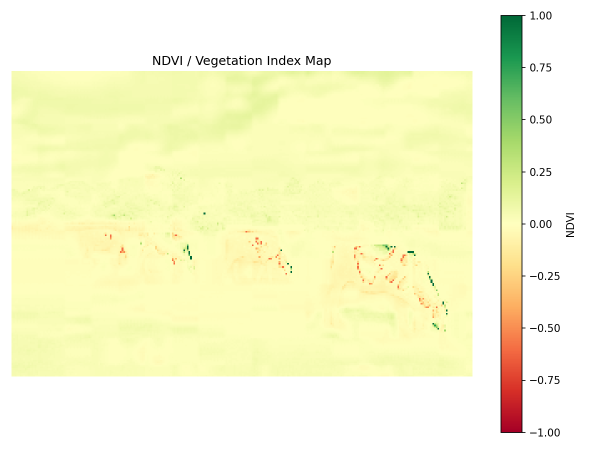
#> input picture outputs/ndvi_vegetation_index.png, 1200 x 900 px (shown at 1/2 size)
$ python ndvi_multispectral_demo.py --image ../outputs/ndvi_vegetation_index.png
#> lines starting #> are read from the running program, lines starting #| are printed output that depends on the picture; after the words box and inside, x2 and y2 are one past the last pixel; in counts of white or black regions, pixels touching at a corner belong together
import argparse
from pathlib import Path

import cv2
import matplotlib.pyplot as plt
import numpy as np
from PIL import Image


PROJECT_ROOT = Path(__file__).resolve().parents[1]
OUTPUT_DIR = PROJECT_ROOT / "outputs"
OUTPUT_DIR.mkdir(parents=True, exist_ok=True)


def load_rgb(image_path: str) -> np.ndarray:
    image = Image.open(image_path).convert("RGB")
    return np.array(image).astype(np.float32)


def load_nir(nir_path: str, target_shape: tuple) -> np.ndarray:
    """
    Load an optional NIR image as grayscale and resize it to RGB image size.
    """
    nir_image = Image.open(nir_path).convert("L")
    nir_array = np.array(nir_image).astype(np.float32)

    height, width = target_shape[:2]
    nir_resized = cv2.resize(nir_array, (width, height))
    return nir_resized


def estimate_pseudo_nir_from_rgb(rgb: np.ndarray) -> np.ndarray:
    """
    Estimate pseudo-NIR from RGB when real NIR is unavailable.

    This is not real NDVI. It is a portfolio demo to show the processing logic.
    Real NDVI requires a real NIR band.
    """
    red = rgb[:, :, 0]
    green = rgb[:, :, 1]
    blue = rgb[:, :, 2]

    pseudo_nir = (0.55 * green + 0.25 * red + 0.20 * blue)
    return pseudo_nir


def calculate_ndvi(red: np.ndarray, nir: np.ndarray) -> np.ndarray:
    """
    NDVI = (NIR - Red) / (NIR + Red)
    """
    denominator = nir + red
    denominator[denominator == 0] = 1e-6

    ndvi = (nir - red) / denominator
    ndvi = np.clip(ndvi, -1, 1)

    return ndvi


def classify_ndvi(ndvi: np.ndarray) -> dict:
    """
    Basic NDVI class percentages.
    """
    water_or_low = ndvi < 0.0
    bare_soil = (ndvi >= 0.0) & (ndvi < 0.2)
    sparse_vegetation = (ndvi >= 0.2) & (ndvi < 0.4)
    healthy_vegetation = ndvi >= 0.4

    total_pixels = ndvi.size

    return {
        "water_or_very_low_index_percentage": round(float(np.sum(water_or_low) / total_pixels * 100), 2),
        "bare_soil_or_low_vegetation_percentage": round(float(np.sum(bare_soil) / total_pixels * 100), 2),
        "sparse_vegetation_percentage": round(float(np.sum(sparse_vegetation) / total_pixels * 100), 2),
        "healthy_vegetation_percentage": round(float(np.sum(healthy_vegetation) / total_pixels * 100), 2),
        "mean_ndvi": round(float(np.mean(ndvi)), 4),
    }


def save_ndvi_visualization(ndvi: np.ndarray, output_path: Path) -> None:
    plt.figure(figsize=(8, 6))
    plt.imshow(ndvi, cmap="RdYlGn", vmin=-1, vmax=1)
    plt.colorbar(label="NDVI")
    plt.title("NDVI / Vegetation Index Map")
    plt.axis("off")
    plt.tight_layout()
    plt.savefig(output_path, dpi=150)
    plt.close()


def main():
    parser = argparse.ArgumentParser(description="NDVI / multispectral vegetation index demo.")
    parser.add_argument("--image", required=True, help="Path to RGB image.")
    parser.add_argument("--nir", required=False, help="Optional path to NIR band image.")
    args = parser.parse_args()

    rgb = load_rgb(args.image)
    red = rgb[:, :, 0]

    if args.nir:
        nir = load_nir(args.nir, rgb.shape)
        mode = "real_nir_band"
    else:
        nir = estimate_pseudo_nir_from_rgb(rgb)
#> in estimate_pseudo_nir_from_rgb, `blue = rgb[:, :, 2]`:
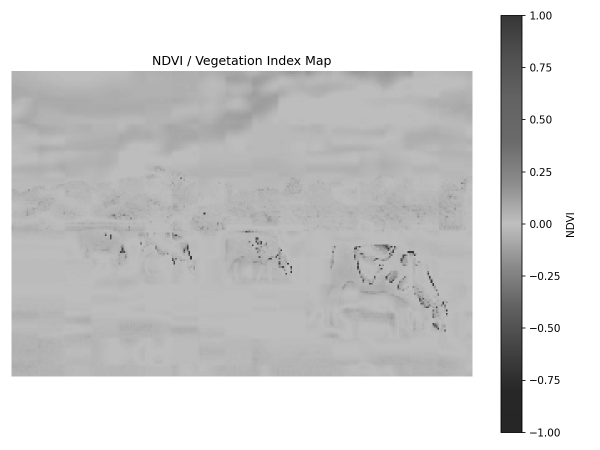
#> blue: shape (900, 1200) float32 (shown at 1/2 size); min 0, max 255, mean 210.4
        mode = "pseudo_nir_from_rgb_demo"

    ndvi = calculate_ndvi(red=red, nir=nir)
#> in calculate_ndvi, `denominator[denominator == 0] = 1e-6`:
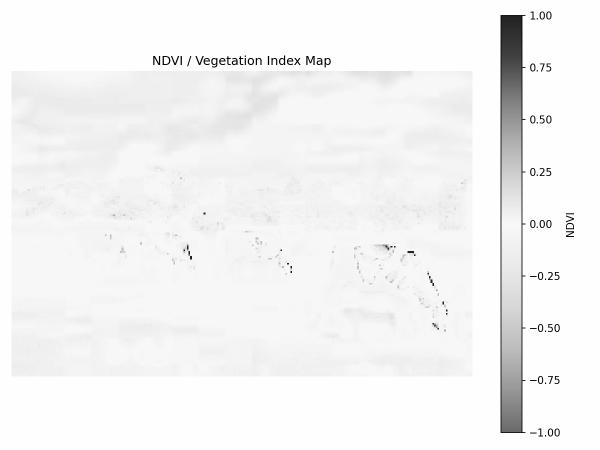
#> denominator: shape (900, 1200) float32 (shown at 1/2 size); min 1e-06, max 510, mean 489; drawn with min black and max white
#> in calculate_ndvi, `ndvi = (nir - red) / denominator`:
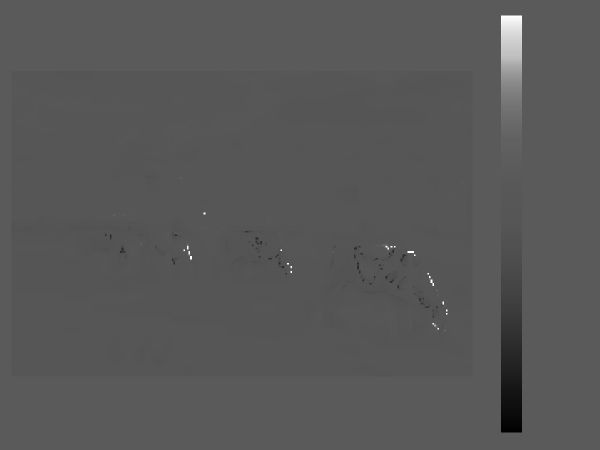
#> ndvi: shape (900, 1200) float32 (shown at 1/2 size); min -0.547, max 1, mean -0.0131; drawn with min black and max white
    indicators = classify_ndvi(ndvi)
#> in classify_ndvi, `water_or_low = ndvi < 0.0`:
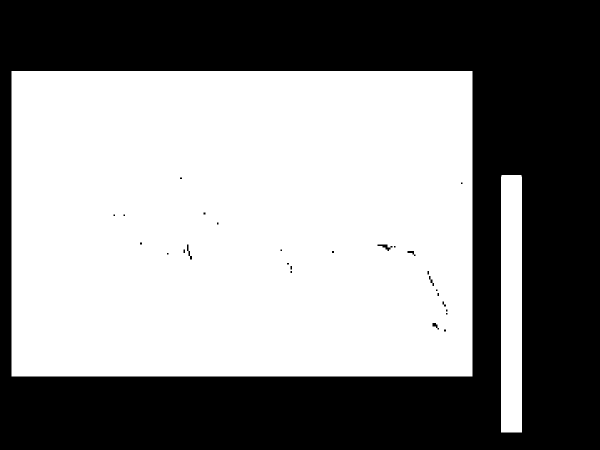
#> water_or_low: shape (900, 1200) bool (shown at 1/2 size); 54.1% white; 28 black regions (18 under 20 px), largest, box (x1, y1, x2, y2) and area: (0, 0, 1200, 900) 495034, (755, 489, 785, 502) 151, (374, 489, 384, 519) 97
#> in classify_ndvi, `bare_soil = (ndvi >= 0.0) & (ndvi < 0.2)`:
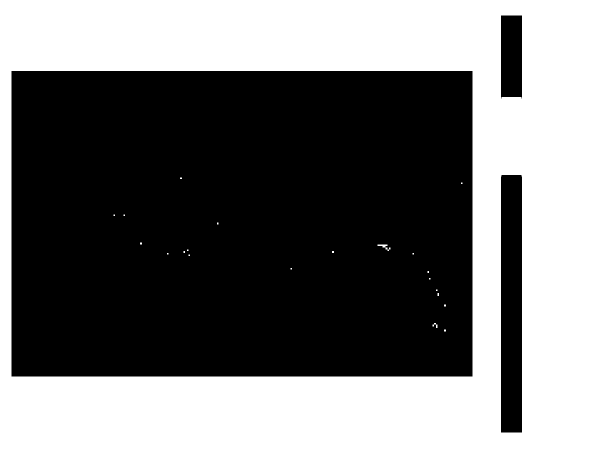
#> bare_soil: shape (900, 1200) bool (shown at 1/2 size); 45.2% white; 22 white regions (19 under 20 px), largest, box (x1, y1, x2, y2) and area: (0, 0, 1200, 900) 488182, (755, 489, 781, 502) 115, (865, 646, 875, 656) 45
#> in classify_ndvi, `sparse_vegetation = (ndvi >= 0.2) & (ndvi < 0.4)`: sparse_vegetation: shape (900, 1200) bool; 0.19% white; 2 white regions (1 under 20 px), largest, box (x1, y1, x2, y2) and area: (1002, 145, 1044, 197) 2064
#> in classify_ndvi, `healthy_vegetation = ndvi >= 0.4`:
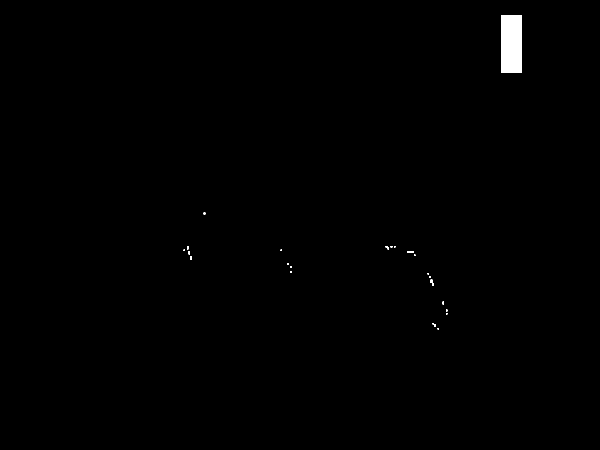
#> healthy_vegetation: shape (900, 1200) bool (shown at 1/2 size); 0.48% white; 23 white regions (15 under 20 px), largest, box (x1, y1, x2, y2) and area: (1002, 31, 1044, 145) 4788, (815, 502, 828, 506) 52, (861, 559, 868, 572) 46
#> indicators = {'water_or_very_low_index_percentage': 54.09, 'bare_soil_or_low_vegetation_percentage': 45.24, 'sparse_vegetation_percentage': 0.19, 'healthy_vegetation_percentage': 0.48, 'mean_ndvi': -0.0131}

    output_path = OUTPUT_DIR / "ndvi_vegetation_index.png"
    save_ndvi_visualization(ndvi, output_path)
#> in save_ndvi_visualization, `plt.savefig(output_path, dpi=150)`:
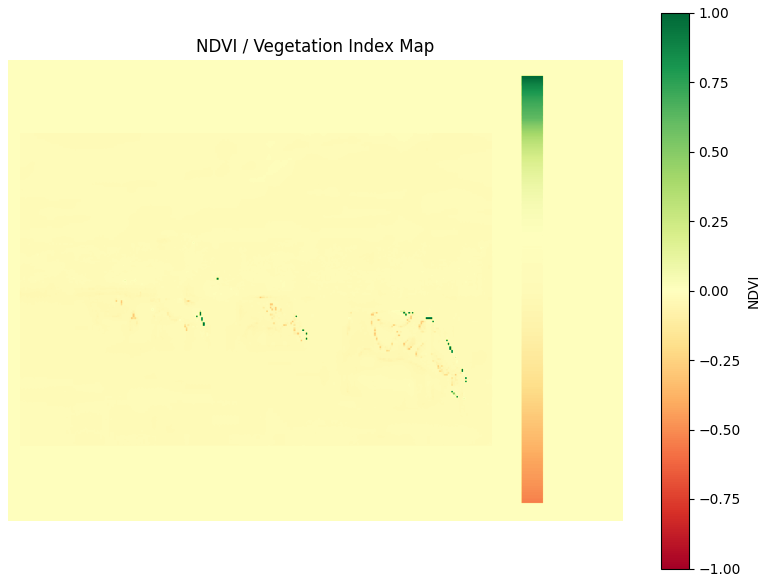
#> figure drawn by matplotlib, 2 panels

    print("\nNDVI / Multispectral Vegetation Index Demo")
    print("=" * 50)
    print(f"Mode: {mode}")

    for key, value in indicators.items():
        print(f"- {key}: {value}")
#> this loop made 5 passes
#> (key, value) on passes 1 to 5: ('water_or_very_low_index_percentage', 54.09), ('bare_soil_or_low_vegetation_percentage', 45.24), ('sparse_vegetation_percentage', 0.19), ('healthy_vegetation_percentage', 0.48), ('mean_ndvi', -0.0131)
#| - water_or_very_low_index_percentage: 54.09
#| - bare_soil_or_low_vegetation_percentage: 45.24
#| - sparse_vegetation_percentage: 0.19
#| - healthy_vegetation_percentage: 0.48
#| - mean_ndvi: -0.0131

    print(f"\nSaved NDVI visualization: {output_path}")

    print("\nImportant clarification:")
    print(
        "If no NIR band is provided, this script uses a pseudo-NIR estimate from RGB. "
        "This demonstrates the pipeline logic, but real NDVI requires multispectral data "
        "with a real NIR channel."
    )


if __name__ == "__main__":
    main()
